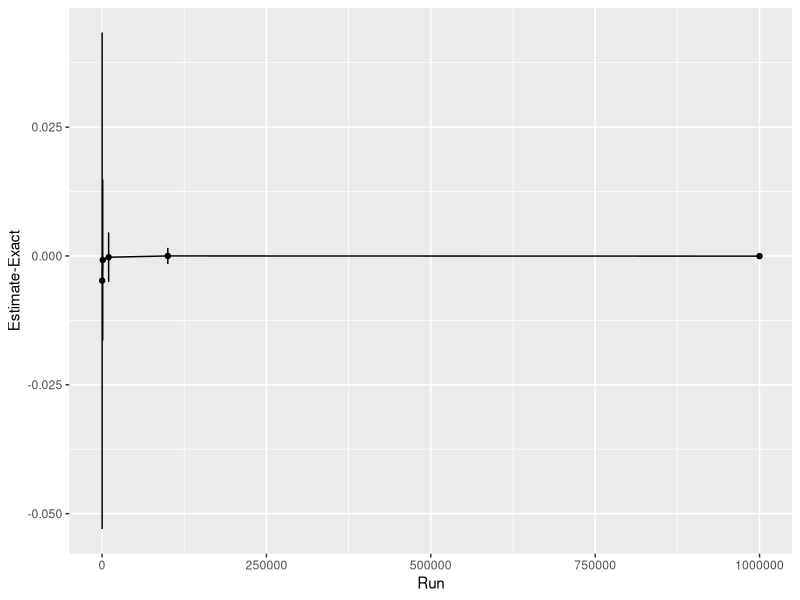
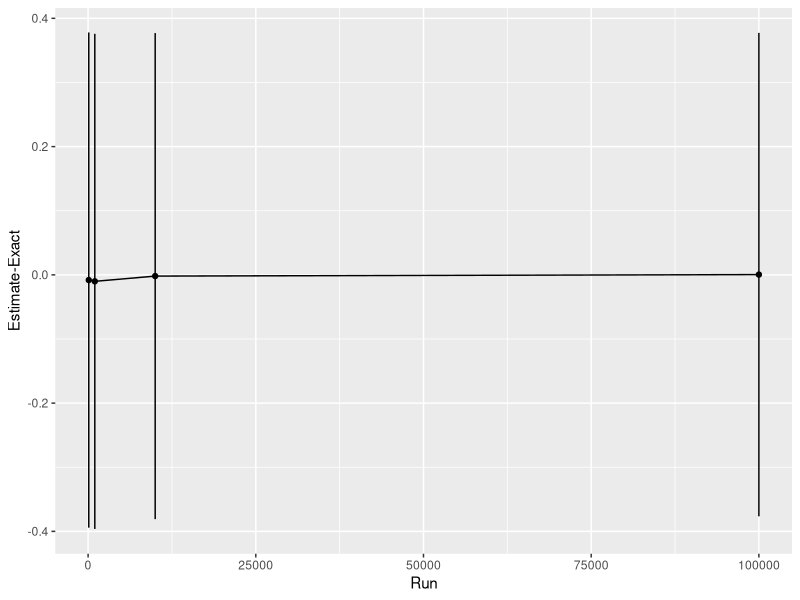

Generate these figures, in order, with R: (Note: this script raises an error after producing the figures.)
## This script is supposed to go along with a tutorial on monte carlo simulations and maximum likelihood estimators. 

# Q: Why is it 10 * √2π and not 4 * √2π?

# Goal: Estimating integral 1 up to 4 of Gamma ~ (1, 2) without calculus but with the Monte Carlo simulation method.

# How we will do it: Generate random samples from our gamma distribution of which we want to know some integral
# (some probability), then count the number of cases within a sample falling into the specified range 
# (that defines the integral) and divide them by the respective sample size. Compute the mean difference of the
# repeats from the previously computed accurate integral under the Gamma distribution (mc_exact) and its 
# standard deviation.

library(ggplot2)

# EX(modified)
reps <- 100 # number of repeats 
mc_exact = pgamma(q=4, shape=1, scale=2) - pgamma(q=1, shape=1, scale=2) 

accuracy_n <- matrix( 
  integer(10),         # the data elements 
  nrow=5,              # number of rows 
  ncol=3,              # number of columns 
  byrow = TRUE)        # fill matrix by rows 

n_samples <- c(100, 1000, 10000, 100000, 1000000) # sample sizes

for (r in 1:nrow(accuracy_n)) {
  mc_integral <- integer(reps) # vector with 100 entries
  
  for (rep in 1:reps) {
    sims <- rgamma(n_samples[r], shape = 1, scale = 2) # simulate n_samples samples from a Gamma distribution 
                                                       # with above specified properties
    
    mc_integral[rep] <- sum(sims >= 1 & sims <= 4)/n_samples[r] # compute proportion of samples in the specified range
  }
  
  for (c in 1:ncol(accuracy_n)) { 
    if (c == 1) {
      # enter sample size into first column of result matrix
      accuracy_n[r,c] <- n_samples[r]
    } else if (c == 2) {
      # enter mean accuracy into second column of result matrix
      accuracy_n[r,c] <- mean(mc_integral - mc_exact)
    } else if (c == 3) {
      # enter sd accuracy into second column of result matrix
      accuracy_n[r,c] <- sd(mc_integral - mc_exact)
    }
  }
}

# make a dataframe out of the columns of the matrix for convenience
df = data.frame(ssize = accuracy_n[, 1], mean = accuracy_n[, 2], sd = accuracy_n[, 3]) 

ggplot(df, aes(x=ssize, y=mean)) + 
  geom_line() +
  geom_point() +
  geom_errorbar(aes(ymin=mean-sd, ymax=mean+sd), width=.2,
                position=position_dodge(0.05)) + 
  ylab("Estimate-Exact") +
  xlab("Run")

# EX(revisited)

reps_b <- c(100, 1000, 10000, 100000) 
n_samples_b <- 10
mc_exact_b <- pbinom(3, 10, lower.tail=FALSE, prob=0.5)
accuracy <- integer(length(reps_b)) # vector to record accuracy values
accuracy_sd <- integer(length(reps_b)) # vector to record accuracy sd values

for (i in 1:length(reps_b)) {
  greater_than_three <- integer(reps_b[i])
  for ( j in 1:reps_b[i] ) {
    coin_flips <- sample(c(0,1), n_samples_b, replace=T)
    greater_than_three[j] <- ( sum(coin_flips) > 3 )
  }
  accuracy[i] <- mean(greater_than_three - mc_exact_b) 
  accuracy_sd[i] <- sd(greater_than_three - mc_exact_b) 
}

df = data.frame(reps_b, accuracy, accuracy_sd)

ggplot(df, aes(x=reps_b, y=accuracy)) + 
  geom_line() +
  geom_point() +
  geom_errorbar(aes(ymin=accuracy-accuracy_sd, ymax=accuracy+accuracy_sd), width=.2,
                position=position_dodge(0.05)) + 
  ylab("Estimate-Exact") +
  xlab("Run")

# EX(spinner modified with 5 sections and possibility to go bust)

play_game <- function(){
  results <- sample( c(-2, -1, 0, 1, 2), 20, replace=TRUE, prob = c(0.2, 0.2, 0.2, 0.2, 0.2)) 
  print(length(results))
  count <- 0
  for (i in results) {
    print(i)
    if (i < 0) {
      count <- 0
    } else {
      count <- count + i
    }
  }
  return(sum(count)) # function returns the sum of all the spins 
}

return_expscore <- function(reps) {
  score_per_game = integer(reps)
  
  for ( it in 1:reps ) {
    score_per_game[it] <- play_game() # play the game by calling the function
  }
  
  expected_score <- mean(score_per_game)
  return(expected_score)
}

# Maximum Likelihood Estimators

# Goal: Finding the estimator with the greatest likelihood of describing the 
# population distribution that x have been drawn from

# Known: Data comes from a Normal distribution with unknown mean

# neglogLikelihood returns the negative log of the pdf of the Normal 
# distribution

neglogLikelihood <- function(mu, x) {
  logF = dnorm(x, mean = mu, sd = 1, log = TRUE)
  return(-sum(logF)) 
}

x = c(-0.5, 1.0, 0.2, -0.3, 0.5, 0.89, -0.11, -0.71, 1.0, -1.3, 0.84)
n = length(x)

mu_init = 1.0

out  = optim(mu_init, neglogLikelihood, gr = NULL, x, method = "L-BFGS-B", lower = -Inf, upper = Inf)

print(out$par)
print(mean(x))

mu <- seq(-0.1, 0.3, length = 101)

plot(mu, neglogL, pch="-")
points(out$par, out$value, col="red", pch=0)
neglogL <- apply( matrix(mu), 1, neglogLikelihood, x)

# The algorithm finds the same value that is found when visualising the 
# likelihood function with some values plugged in for parameter mu.

# EX
# Searched: p, probability of obtaining a head

neglogLikelihood <- function(probh, n, x) {
  logF = dbinom(x, n, prob = c(probh, 1-probh), log = TRUE)
  return(-sum(logF)) 
}

x = c(3, 2, 4, 5, 2)
n = 10

p_init = 0.5
out  = optim(p_init, neglogLikelihood, gr = NULL, x, n, method = "L-BFGS-B", lower = 0.001, upper = 1-0.001)

print(out$par)
